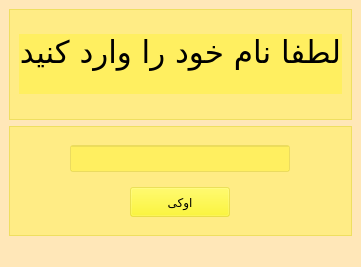
<?xml version="1.0" encoding="UTF-8"?>
<ui version="4.0">
 <class>Get_Name</class>
 <widget class="QMainWindow" name="Get_Name">
  <property name="geometry">
   <rect>
    <x>0</x>
    <y>0</y>
    <width>349</width>
    <height>267</height>
   </rect>
  </property>
  <property name="windowTitle">
   <string>MainWindow</string>
  </property>
  <property name="styleSheet">
   <string notr="true">background-color: rgb(255, 231, 184);</string>
  </property>
  <widget class="QWidget" name="centralwidget">
   <layout class="QGridLayout" name="gridLayout_3">
    <item row="0" column="0">
     <widget class="QFrame" name="GN_titleFrame">
      <property name="styleSheet">
       <string notr="true">background-color: rgb(255, 247, 0,70);</string>
      </property>
      <property name="frameShape">
       <enum>QFrame::StyledPanel</enum>
      </property>
      <property name="frameShadow">
       <enum>QFrame::Raised</enum>
      </property>
      <layout class="QGridLayout" name="gridLayout_2">
       <item row="0" column="0">
        <widget class="QLabel" name="GN_titleLabel">
         <property name="minimumSize">
          <size>
           <width>0</width>
           <height>60</height>
          </size>
         </property>
         <property name="maximumSize">
          <size>
           <width>16777215</width>
           <height>60</height>
          </size>
         </property>
         <property name="font">
          <font>
           <family>Andalus</family>
           <pointsize>23</pointsize>
          </font>
         </property>
         <property name="text">
          <string>لطفا نام خود را وارد کنید</string>
         </property>
         <property name="alignment">
          <set>Qt::AlignHCenter|Qt::AlignTop</set>
         </property>
        </widget>
       </item>
      </layout>
     </widget>
    </item>
    <item row="1" column="0">
     <widget class="QFrame" name="GN_frame">
      <property name="styleSheet">
       <string notr="true">background-color: rgb(255, 247, 0,70);</string>
      </property>
      <property name="frameShape">
       <enum>QFrame::StyledPanel</enum>
      </property>
      <property name="frameShadow">
       <enum>QFrame::Raised</enum>
      </property>
      <layout class="QGridLayout" name="gridLayout">
       <item row="0" column="0">
        <widget class="QLineEdit" name="GN_lineedit">
         <property name="maximumSize">
          <size>
           <width>220</width>
           <height>27</height>
          </size>
         </property>
         <property name="font">
          <font>
           <pointsize>9</pointsize>
          </font>
         </property>
         <property name="maxLength">
          <number>20</number>
         </property>
        </widget>
       </item>
       <item row="1" column="0">
        <layout class="QHBoxLayout" name="horizontalLayout">
         <item>
          <widget class="QPushButton" name="GN_button">
           <property name="maximumSize">
            <size>
             <width>100</width>
             <height>30</height>
            </size>
           </property>
           <property name="font">
            <font>
             <pointsize>9</pointsize>
            </font>
           </property>
           <property name="text">
            <string>اوکی</string>
           </property>
          </widget>
         </item>
        </layout>
       </item>
      </layout>
     </widget>
    </item>
   </layout>
  </widget>
  <widget class="QMenuBar" name="menubar">
   <property name="geometry">
    <rect>
     <x>0</x>
     <y>0</y>
     <width>349</width>
     <height>25</height>
    </rect>
   </property>
  </widget>
  <widget class="QStatusBar" name="statusbar"/>
 </widget>
 <resources/>
 <connections/>
</ui>
